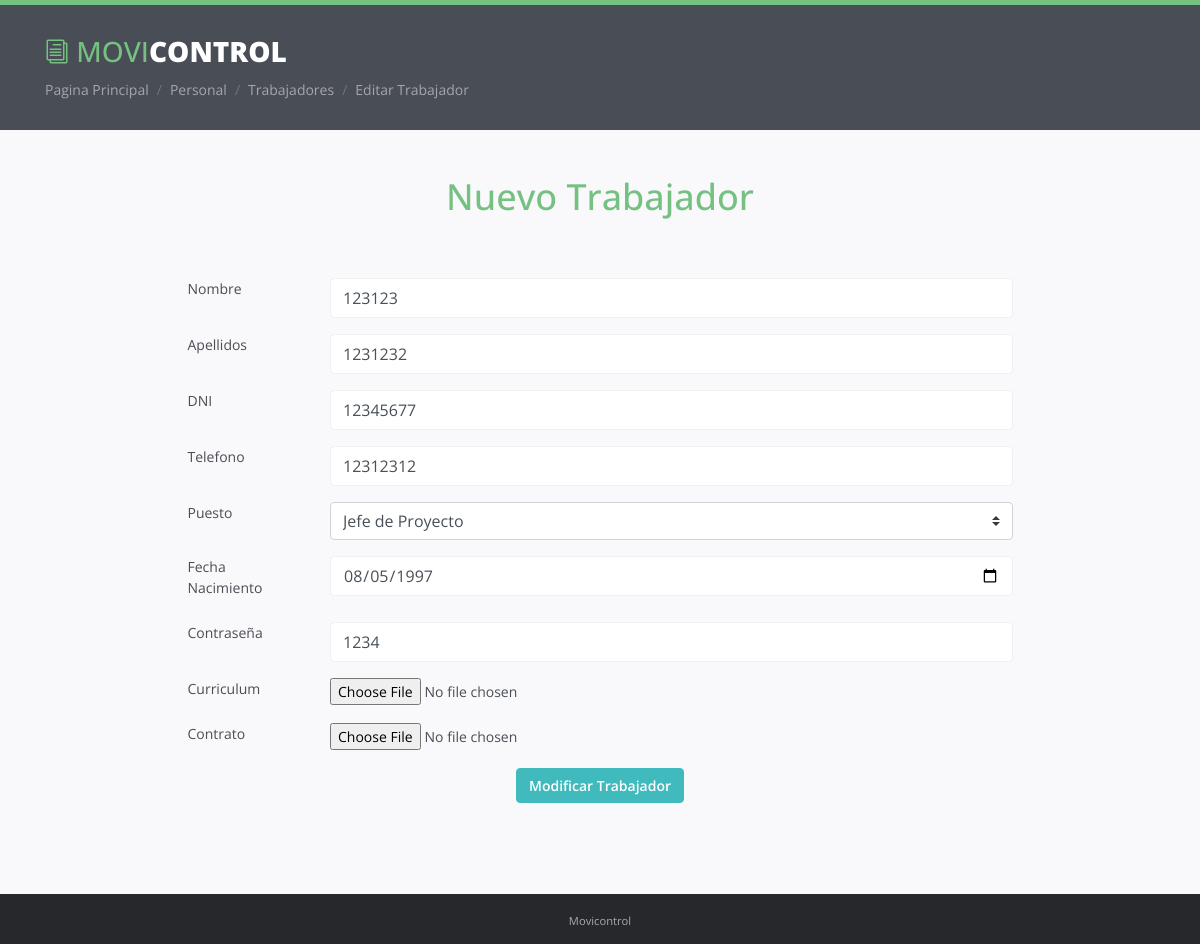
Page /Personal/trabajadores/editTrabajador.php?dni=12345677 (signed in) on the committed database.
### tables this page shows
CREATE TABLE `trabajadores` (
  `dni` varchar(9) NOT NULL,
  `nombre` varchar(20) NOT NULL,
  `apellido` varchar(60) NOT NULL,
  `telefono` varchar(9) NOT NULL,
  `fecNac` date NOT NULL,
  `password` varchar(30) NOT NULL,
  `idPuesto` int(11) NOT NULL,
  `curriculum` text NOT NULL,
  `contrato` text NOT NULL
);

### Personal/trabajadores/editTrabajador.php (the view, shortened to what this page needs)
<?php
include("../../conexion.php");
$dni = $_GET['dni'];
?>
<!DOCTYPE html>
<html lang="en">
<head>
    <link rel="stylesheet" href="../../assets/plugins/bootstrap/css/bootstrap.min.css">
    <link rel="stylesheet" href="../../assets/plugins/prism/prism.css">
    <link rel="stylesheet" href="../../assets/plugins/lightbox/dist/ekko-lightbox.css">
    <link rel="stylesheet" href="../../assets/plugins/elegant_font/css/style.css">
    <link id="theme-style" rel="stylesheet" href="../../assets/css/styles.css">
</head>
<body class="body-green">
        <header id="header" class="header">
            <div class="container">
                <div class="branding">
                    <h1 class="logo">
                        <a href="../../principal.php">
                            <span aria-hidden="true" class="icon_documents_alt icon"></span>
                            <span class="text-highlight">Movi</span><span class="text-bold">Control</span>
                        </a>
                    </h1>
                </div>
                <ol class="breadcrumb">
                    <li class="breadcrumb-item"><a href="../../principal.php">Pagina Principal</a></li>
                    <li class="breadcrumb-item"><a href="../menuPersonal.php">Personal</a></li>
                    <li class="breadcrumb-item"><a href="../verTrabajadores.php">Trabajadores</a></li>
                    <li class="breadcrumb-item active">Editar Trabajador</a></li>
                </ol>
            </div>
        </header>
        <div class="doc-wrapper">
            <div class="container">
                <div id="doc-header" class="doc-header text-center">
                    <h1 class="doc-title">Nuevo Trabajador</h1>
                </div>
                <div class="doc-body row justify-content-md-center" >
                    <div class="doc-content col-md-9 col-12 order-1">
                        <div class="content-inner">
                            <section id="dashboards" class="doc-section">
                                <div class="section-block">
                                    <form name="edit" method="POST" action="editTrabajadorBD.php">
                                        <?php
                                            $sql = "SELECT * FROM trabajadores WHERE dni = '$dni'";
                                            $registros=mysqli_query($conexion,$sql);
                                            while ($linea=mysqli_fetch_array($registros))
                                            {
                                                ?>
                                            <div class="form-group row justify-content-md-center">
                                                <label  class="col-sm-2 form-control-label">Nombre</label>
                                                <div class="col-sm-10">
                                                    <input type="text" class="form-control" name="nombre" value="<?php echo $linea['nombre'] ?>">
                                                </div>
                                            </div>
                                            <div class="form-group row justify-content-md-center">
                                                <label  class="col-sm-2 form-control-label">Apellidos</label>
                                                <div class="col-sm-10">
                                                    <input type="text" class="form-control" name="apellidos" value="<?php echo $linea['apellido'] ?>">
                                                </div>
                                            </div>
                                            <div class="form-group row justify-content-md-center">
                                                <label  class="col-sm-2 form-control-label">DNI</label>
                                                <div class="col-sm-10">
                                                    <input type="text" class="form-control" name="dni" value="<?php echo $linea['dni'] ?>" >
                                                </div>
                                            </div>
                                            <div class="form-group row justify-content-md-center">
                                                <label  class="col-sm-2 form-control-label">Telefono</label>
                                                <div class="col-sm-10">
                                                    <input type="text" class="form-control" name="telefono" value="<?php echo $linea['telefono'] ?>">
                                                </div>
                                            </div>
                                            <div class="form-group row justify-content-md-center">
                                                <label  class="col-sm-2 form-control-label">Puesto</label>
                                                <div class="col-sm-10">
                                                    <select class="custom-select" name="puesto">
                                                        <?php
                                                            $sqlPuesto = "SELECT * FROM puestos";
                                                             $registrosPuesto=mysqli_query($conexion,$sqlPuesto);
                                                             while ($lineaPuesto=mysqli_fetch_array($registrosPuesto)) {
                                                                if ($linea['idPuesto'] != $lineaPuesto['idPuesto']) {
                                                                    echo "
                                                                    <option value='$lineaPuesto[idPuesto]'>$lineaPuesto[puesto]</option>";
                                                                }else{
                                                                    echo "<option value='$lineaPuesto[idPuesto]' selected>$lineaPuesto[puesto]</option>";
                                                                }
                                                             }
                                                         ?>
                                                    </select>
                                                </div>
                                            </div>
                                            <div class="form-group row justify-content-md-center">
                                                <label  class="col-sm-2 form-control-label">Fecha Nacimiento</label>
                                                <div class="col-sm-10">
                                                    <input type="date" class="form-control" id="date"  name="fecNac" value="<?php echo $linea['fecNac'] ?>">
                                                </div>
                                            </div>
                                            <div class="form-group row justify-content-md-center">
                                                <label  class="col-sm-2 form-control-label">Contraseña</label>
                                                <div class="col-sm-10">
                                                    <input type="text" class="form-control"  name="pass" value="<?php echo $linea['password'] ?>">
                                                </div>
                                            </div>
                                            <div class="form-group row justify-content-md-center">
                                                <label  class="col-sm-2 form-control-label">Curriculum</label>
                                                <div class="col-sm-10">
                                                    <input type="file" id="file" name="curriculum"  value="<?php echo $linea['curriculum'] ?>" />
                                                </div>
                                            </div>
                                            <div class="form-group row justify-content-md-center">
                                                <label for="inputEmail3" class="col-sm-2 form-control-label">Contrato</label>
                                                <div class="col-sm-10">
                                                     <input type="file" id="file" name="contrato"   value="<?php echo $linea['contrato'] ?>" />
                                                </div>
                                            </div>
                                            <div class="form-group row justify-content-md-center">
                                                <div class="col-sm-offset-6 ">
                                                    <button type="submit" class="btn btn-primary">Modificar Trabajador</button>
                                                </div>
                                            </div>
                                        <?php
                                            }
                                        ?>
                                    </form>
                                </div>
                            </section>
                        </div>
                    </div>
                </div>
            </div>
        </div>
    <footer id="footer" class="footer text-center">
        <div class="container">
            <small class="copyright">Movicontrol</small>
        </div>
    </footer>
</body>
</html>

### assets/css/styles.css (style rules this page uses)
body { font-family: 'Open Sans', arial, sans-serif; color: #494d55; font-size: 14px; -webkit-font-smoothing: antialiased; -moz-osx-font-smoothing: grayscale; }
html, body { height: 100%; }
.footer { height: 50px; }
a { color: #3aa7aa; -webkit-transition: all 0.4s ease-in-out; -moz-transition: all 0.4s ease-in-out; -ms-transition: all 0.4s ease-in-out; -o-transition: all 0.4s ease-in-out; }
.btn, a.btn { -webkit-transition: all 0.4s ease-in-out; -moz-transition: all 0.4s ease-in-out; -ms-transition: all 0.4s ease-in-out; -o-transition: all 0.4s ease-in-out; font-weight: 600; font-size: 14px; line-height: 1.5; }
.btn-primary, a.btn-primary { background: #40babd; border: 1px solid #40babd; color: #fff !important; }
.form-control { -webkit-box-shadow: none; -moz-box-shadow: none; box-shadow: none; height: 40px; border-color: #f0f0f0; }
input[type="text"], input[type="email"], input[type="password"], input[type="submit"], input[type="button"], textarea, select { appearance: none; -webkit-appearance: none; }
.header { background: #494d55; color: rgba(255, 255, 255, 0.85); border-top: 5px solid #40babd; padding: 30px 0; }
.header a { color: #fff; }
.header .container { position: relative; }
.branding { text-transform: uppercase; margin-bottom: 10px; }
.branding .logo { font-size: 28px; margin-top: 0; margin-bottom: 0; }
.branding .logo a { text-decoration: none; }
.branding .text-highlight { color: #40babd; }
.body-green .branding .text-highlight { color: #75c181; }
.branding .text-bold { font-weight: 800; color: #fff; }
.branding .icon { font-size: 24px; color: #40babd; }
.body-green .branding .icon { color: #75c181; }
.breadcrumb { background: none; margin-bottom: 0; padding: 0; }
.breadcrumb li { color: rgba(255, 255, 255, 0.5); }
.breadcrumb li.active { color: rgba(255, 255, 255, 0.5); }
.breadcrumb li a { color: rgba(255, 255, 255, 0.5); }
.breadcrumb > li + li:before { color: rgba(0, 0, 0, 0.4); }
.footer { background: #26282c; color: rgba(255, 255, 255, 0.6); padding: 15px 0; }
.doc-wrapper { padding: 45px 0; background: #f9f9fb; }
.doc-body { position: relative; }
.doc-header { margin-bottom: 30px; }
.doc-header .doc-title { color: #40babd; margin-top: 0; font-size: 36px; }
.body-green .doc-header .doc-title { color: #75c181; }
.doc-section { padding-top: 15px; padding-bottom: 15px; }
.section-block { padding-top: 15px; padding-bottom: 15px; }
.body-green .header { border-color: #75c181; }
.body-green a { color: #75c181; }

### rows in the picture
trabajadores: nombre "123123", apellidos "1231232", dni "12345677", telefono "12312312", fecNac "08/05/1997", pass "1234"

### other values in the picture
form field puesto "Jefe de Proyecto"
